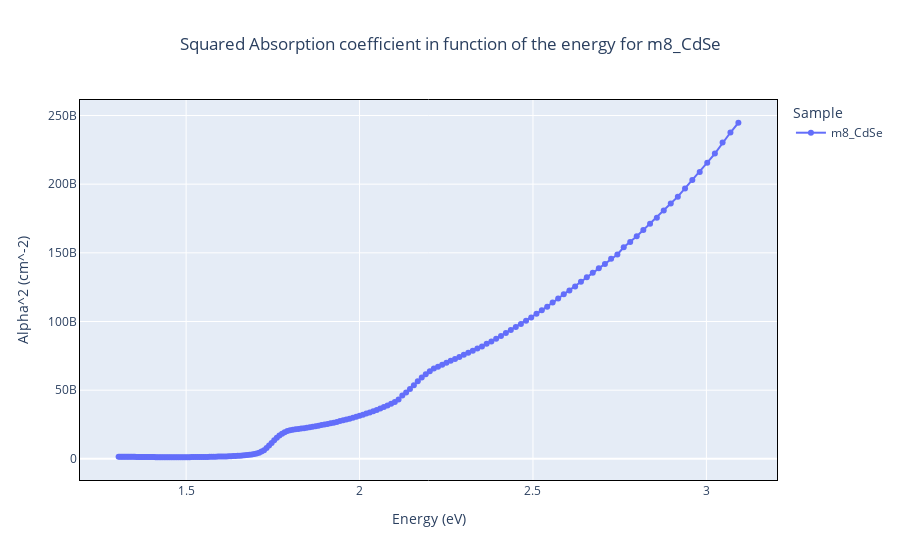
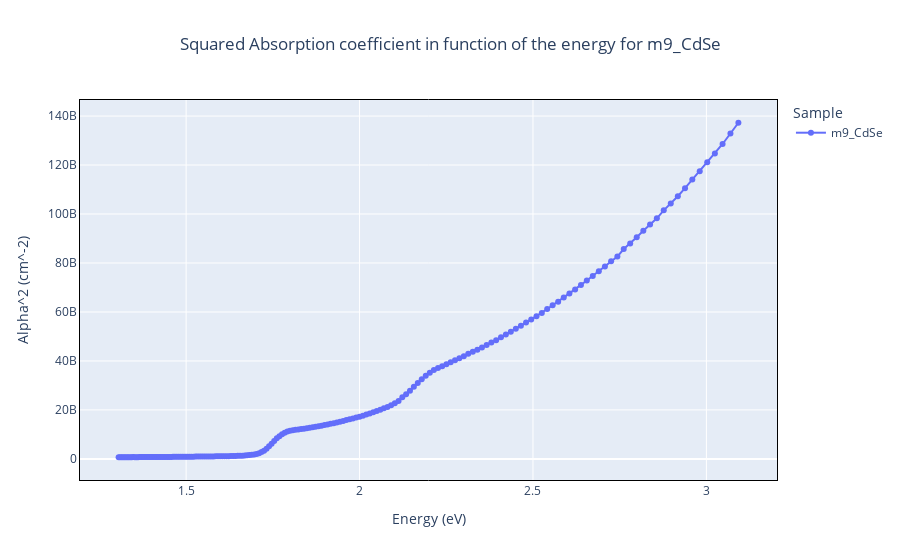
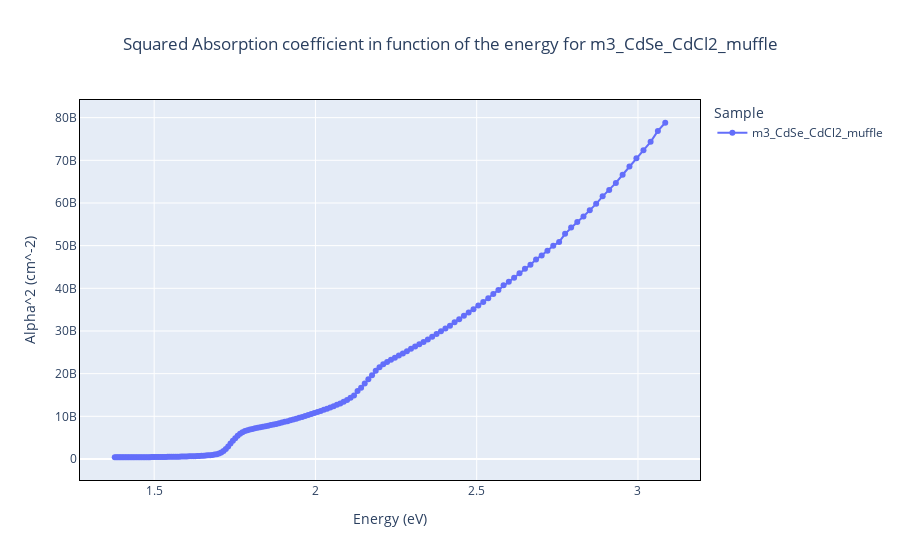
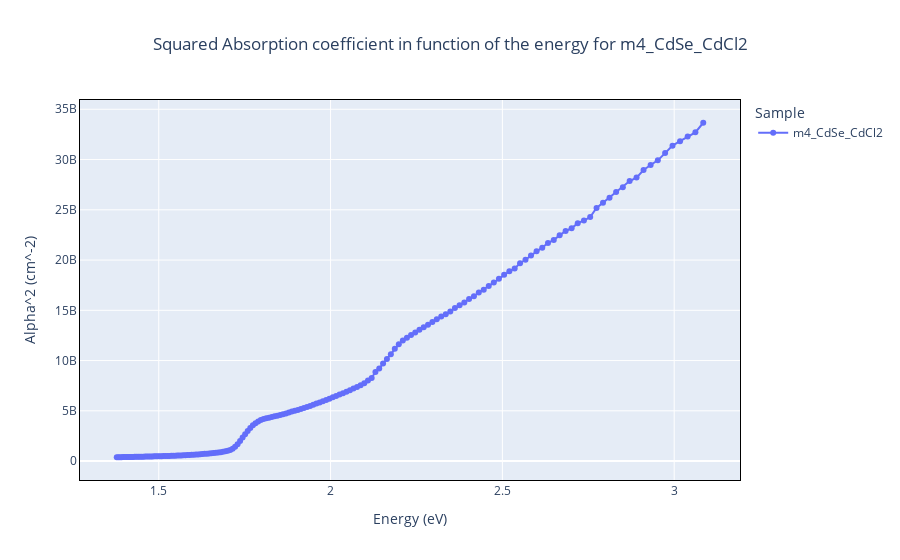

Source (notebook cell) for these figures, in order:
### Markdown cell above
### Looking for the region with linear behaviour

### Code cell
for x, y in energy_abs.items():
    working_with = y["Sample"].loc[y.index[0]]
    linb_fig = px.line(
        energy_abs[x],
        x=y["Energy (eV)"],
        y=y["Alpha^2 (cm^-2)"],
        markers=True,
        color=y["Sample"],
        title=f"Squared Absorption coefficient in function of the energy for {working_with}"
    )

    linb_fig.update_layout(title_x=0.5)
    linb_fig.update_xaxes(linecolor="black", mirror=True)
    linb_fig.update_yaxes(linecolor="black", mirror=True)
    linb_fig.show()

### Figure 1 — Plotly figure (JSON) as saved in the notebook; plotly's stock layout.template omitted (floating-point values rounded to 4 significant figures; data arrays with more than 128 entries replaced by an {"elided": "..."} marker saying what was removed)
{"data": [{"hovertemplate": "Sample=m8_CdSe<br>Energy (eV)=%{x}<br>Alpha^2 (cm^-2)=%{y}<extra></extra>", "legendgroup": "m8_CdSe", "line": {"color": "#636efa", "dash": "solid"}, "marker": {"symbol": "circle"}, "mode": "lines+markers", "name": "m8_CdSe", "orientation": "v", "showlegend": true, "type": "scatter", "x": {"elided": "184 float values"}, "xaxis": "x", "y": {"elided": "184 float values"}, "yaxis": "y"}], "layout": {"legend": {"title": {"text": "Sample"}, "tracegroupgap": 0}, "title": {"text": "Squared Absorption coefficient in function of the energy for m8_CdSe", "x": 0.5}, "xaxis": {"anchor": "y", "domain": [0, 1], "linecolor": "black", "mirror": true, "title": {"text": "Energy (eV)"}}, "yaxis": {"anchor": "x", "domain": [0, 1], "linecolor": "black", "mirror": true, "title": {"text": "Alpha^2 (cm^-2)"}}}}

### Figure 2 — Plotly figure (JSON) as saved in the notebook; plotly's stock layout.template omitted (floating-point values rounded to 4 significant figures; data arrays with more than 128 entries replaced by an {"elided": "..."} marker saying what was removed)
{"data": [{"hovertemplate": "Sample=m9_CdSe<br>Energy (eV)=%{x}<br>Alpha^2 (cm^-2)=%{y}<extra></extra>", "legendgroup": "m9_CdSe", "line": {"color": "#636efa", "dash": "solid"}, "marker": {"symbol": "circle"}, "mode": "lines+markers", "name": "m9_CdSe", "orientation": "v", "showlegend": true, "type": "scatter", "x": {"elided": "184 float values"}, "xaxis": "x", "y": {"elided": "184 float values"}, "yaxis": "y"}], "layout": {"legend": {"title": {"text": "Sample"}, "tracegroupgap": 0}, "title": {"text": "Squared Absorption coefficient in function of the energy for m9_CdSe", "x": 0.5}, "xaxis": {"anchor": "y", "domain": [0, 1], "linecolor": "black", "mirror": true, "title": {"text": "Energy (eV)"}}, "yaxis": {"anchor": "x", "domain": [0, 1], "linecolor": "black", "mirror": true, "title": {"text": "Alpha^2 (cm^-2)"}}}}

### Figure 3 — Plotly figure (JSON) as saved in the notebook; plotly's stock layout.template omitted (floating-point values rounded to 4 significant figures; data arrays with more than 128 entries replaced by an {"elided": "..."} marker saying what was removed)
{"data": [{"hovertemplate": "Sample=m3_CdSe_CdCl2_muffle<br>Energy (eV)=%{x}<br>Alpha^2 (cm^-2)=%{y}<extra></extra>", "legendgroup": "m3_CdSe_CdCl2_muffle", "line": {"color": "#636efa", "dash": "solid"}, "marker": {"symbol": "circle"}, "mode": "lines+markers", "name": "m3_CdSe_CdCl2_muffle", "orientation": "v", "showlegend": true, "type": "scatter", "x": {"elided": "167 float values"}, "xaxis": "x", "y": {"elided": "167 float values"}, "yaxis": "y"}], "layout": {"legend": {"title": {"text": "Sample"}, "tracegroupgap": 0}, "title": {"text": "Squared Absorption coefficient in function of the energy for m3_CdSe_CdCl2_muffle", "x": 0.5}, "xaxis": {"anchor": "y", "domain": [0, 1], "linecolor": "black", "mirror": true, "title": {"text": "Energy (eV)"}}, "yaxis": {"anchor": "x", "domain": [0, 1], "linecolor": "black", "mirror": true, "title": {"text": "Alpha^2 (cm^-2)"}}}}

### Figure 4 — Plotly figure (JSON) as saved in the notebook; plotly's stock layout.template omitted (floating-point values rounded to 4 significant figures; data arrays with more than 128 entries replaced by an {"elided": "..."} marker saying what was removed)
{"data": [{"hovertemplate": "Sample=m4_CdSe_CdCl2<br>Energy (eV)=%{x}<br>Alpha^2 (cm^-2)=%{y}<extra></extra>", "legendgroup": "m4_CdSe_CdCl2", "line": {"color": "#636efa", "dash": "solid"}, "marker": {"symbol": "circle"}, "mode": "lines+markers", "name": "m4_CdSe_CdCl2", "orientation": "v", "showlegend": true, "type": "scatter", "x": {"elided": "167 float values"}, "xaxis": "x", "y": {"elided": "167 float values"}, "yaxis": "y"}], "layout": {"legend": {"title": {"text": "Sample"}, "tracegroupgap": 0}, "title": {"text": "Squared Absorption coefficient in function of the energy for m4_CdSe_CdCl2", "x": 0.5}, "xaxis": {"anchor": "y", "domain": [0, 1], "linecolor": "black", "mirror": true, "title": {"text": "Energy (eV)"}}, "yaxis": {"anchor": "x", "domain": [0, 1], "linecolor": "black", "mirror": true, "title": {"text": "Alpha^2 (cm^-2)"}}}}
